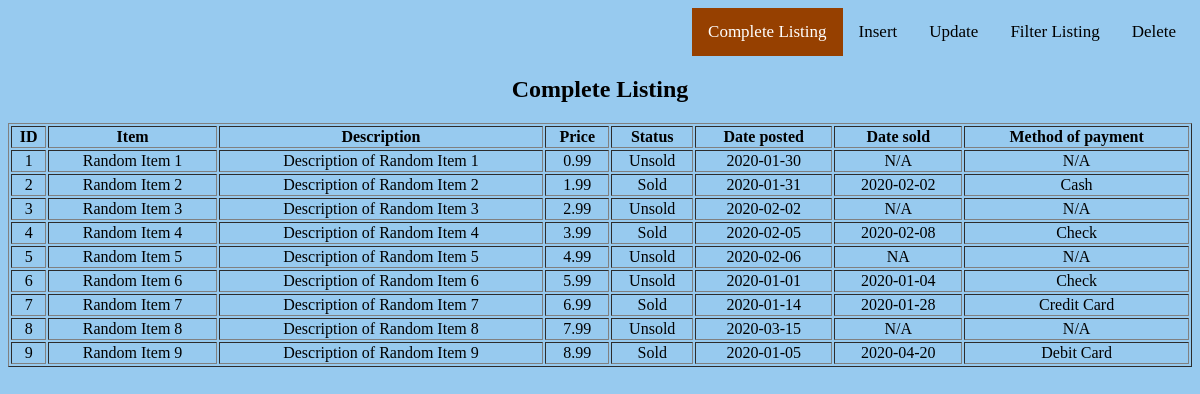
The page / on the database its author committed.
### tables this page shows
CREATE TABLE `sales_items` (
  `id_number` int(11) NOT NULL,
  `item` varchar(256) DEFAULT NULL,
  `description` text,
  `price` float DEFAULT NULL,
  `status` text,
  `date_posted` date DEFAULT NULL,
  `date_sold` varchar(10) DEFAULT NULL,
  `payment_method` text
);

### index.php (the view, shortened to what this page needs)
<head>
    <link type = "text/css" href="css/sitedesign.css" rel="stylesheet"/>
<head>
  <div class="topnav">
    <a href="delete.html">Delete</a>
    <a href="filtermain.html">Filter Listing</a>
    <a href="update.html">Update</a>
    <a href="insertForm.html">Insert</a>
    <a class="active" href="index.php">Complete Listing</a>
  </div>
<body>
<h2>Complete Listing</h2>
<?php
  $sql_connection_var=mysqli_connect("localhost", "your_username", "your_password");
  $selecting_table=mysqli_query($sql_connection_var, "SELECT * FROM sales_items");
  echo("<table style='width:100%' border='1'>
          <tr>
              <th>ID</th>
              <th>Item</th>
              <th>Description</th>
              <th>Price</th>
              <th>Status</th>
              <th>Date posted</th>
              <th>Date sold</th>
              <th>Method of payment</th>
          </tr>");
  while($printing_table=mysqli_fetch_array($selecting_table)){
    echo("<tr>
      <td>".$printing_table["id_number"]."</td>
      <td>".$printing_table["item"]."</td>
      <td>".$printing_table["description"]."</td>
      <td>".$printing_table["price"]."</td>
      <td>".$printing_table["status"]."</td>
      <td>".$printing_table["date_posted"]."</td>
      <td>".$printing_table["date_sold"]."</td>
      <td>".$printing_table["payment_method"]."</td>
    </tr>");
}
echo("</table>");
?>
</body>

### css/sitedesign.css (style rules this page uses)
body { background-color: #97CAEF; text-align: center; }
td { //background-color:#ff0000; text-align:center; }
h2 { text-align: center; }
.topnav { background-color: #97CAEF; overflow: hidden; }
.topnav a { float: right; color: #000000; text-align: center; padding: 14px 16px; text-decoration: none; font-size: 17px; }
.topnav a.active { background-color: #964000; color: white; }

### rows shown on the page
sales_items: id_number "1", item "Random Item 1", description "Description of Random Item 1", price "0.99", status "Unsold", date_posted "2020-01-30", date_sold "N/A", payment_method "N/A"
sales_items: id_number "2", item "Random Item 2", description "Description of Random Item 2", price "1.99", status "Sold", date_posted "2020-01-31", date_sold "2020-02-02", payment_method "Cash"
sales_items: id_number "3", item "Random Item 3", description "Description of Random Item 3", price "2.99", status "Unsold", date_posted "2020-02-02", date_sold "N/A", payment_method "N/A"
sales_items: id_number "4", item "Random Item 4", description "Description of Random Item 4", price "3.99", status "Sold", date_posted "2020-02-05", date_sold "2020-02-08", payment_method "Check"
sales_items: id_number "5", item "Random Item 5", description "Description of Random Item 5", price "4.99", status "Unsold", date_posted "2020-02-06", date_sold "NA", payment_method "N/A"
sales_items: id_number "6", item "Random Item 6", description "Description of Random Item 6", price "5.99", status "Unsold", date_posted "2020-01-01", date_sold "2020-01-04", payment_method "Check"
sales_items: id_number "7", item "Random Item 7", description "Description of Random Item 7", price "6.99", status "Sold", date_posted "2020-01-14", date_sold "2020-01-28", payment_method "Credit Card"
sales_items: id_number "8", item "Random Item 8", description "Description of Random Item 8", price "7.99", status "Unsold", date_posted "2020-03-15", date_sold "N/A", payment_method "N/A"
sales_items: id_number "9", item "Random Item 9", description "Description of Random Item 9", price "8.99", status "Sold", date_posted "2020-01-05", date_sold "2020-04-20", payment_method "Debit Card"
